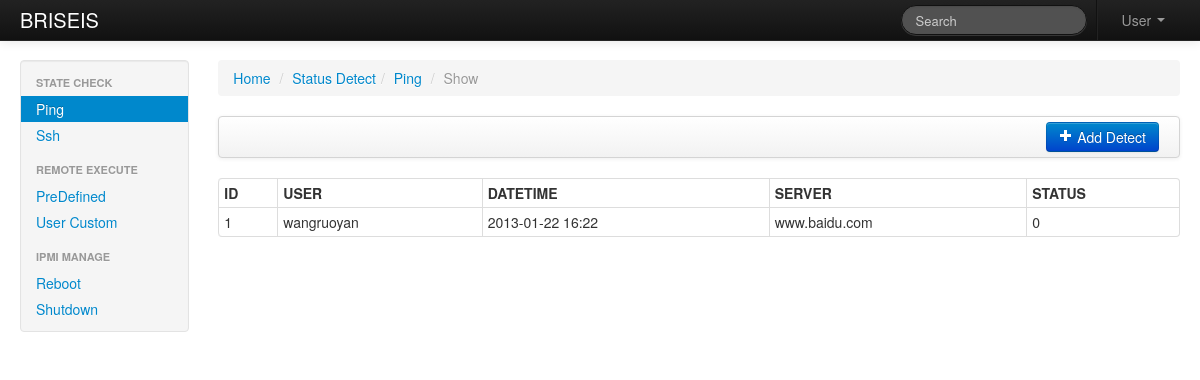
Page /detect/show/ping on the committed database.
### web/models/detect.py (models this page shows, shortened)
class PingDetect(db.Model):
    __tablename__ = 'ping_detect_list'
    id = db.Column(db.Integer, primary_key=True)
    author = db.Column(db.UnicodeText, nullable=False)
    datetime = db.Column(db.String, nullable=False)
    server_list = db.Column(db.UnicodeText, nullable=False)
    status = db.Column(db.Integer, nullable=False)

### web/views/detect.py (the view)
@app.route('/detect/show')
@app.route('/detect/show/ping')
def show_ping_detect_ctrl():
    if request.method == 'GET':
        detects = PingDetect.query.order_by(desc(PingDetect.id)).all()
        return render_template('detect/show_ping_detect.html', detects=detects)

### web/templates/detect/show_ping_detect.html
{% extends "layout.html" %}
{% block active_ping %}active{% endblock %}
{% block main %}
    <div class="span10">
        <ul class="breadcrumb">
            <li><a href="/">Home</a> <span class="divider">/</span></li>
            <li><a href="#">Status Detect</a><span class="divider">/</span></li>
            <li><a href="#">Ping</a> <span class="divider">/</span></li>
            <li class="active">Show</li>
        </ul>
        {% with messages = get_flashed_messages(with_categories=true) %}
            {% if messages %}
                {% for category, message in messages %}
                    <div class="alert alert-{{ category }}">
                        <a class="close" data-dismiss="alert" href="#">×</a>
                        {{ message }}
                    </div>
                {% endfor %}
            {% else %}
                <div class="navbar">
                    <div class="navbar-inner">
                        <div class="btn-group pull-right">
                            <a href="{{ url_for('create_ping_detect_ctrl')}}" class="btn btn-primary"><i class="icon-plus icon-white"></i> Add Detect</a>
                        </div>
                    </div>
                </div>
            {% endif %}
        {% endwith %}
        <table class="table table-hover table-bordered table-condensed">
            <thead>
            <tr>
                <th>ID</th>
                <th>USER</th>
                <th>DATETIME</th>
                <th>SERVER</th>
                <th>STATUS</th>
            </tr>
            </thead>
            <tbody>
            {% for detect in detects %}
            <tr>
                <td>{{ detect.id }}</td>
                <td>{{ detect.author }}</td>
                <td>{{ detect.datetime }}</td>
                <td style="overflow:hidden;text-overflow:ellipsis;white-space:nowrap;">{{ detect.server_list }}</td>
                <td>{{ detect.status }}</td>
            </tr>
            {% endfor %}
            </tbody>
        </table>
    </div>
{% endblock %}

### web/templates/layout.html (style rules this page uses)
body { padding-top: 60px; padding-bottom: 40px; }

### rows in the picture
PingDetect: id "1", author "wangruoyan", datetime "2013-01-22 16:22", server_list "www.baidu.com", status "0"
